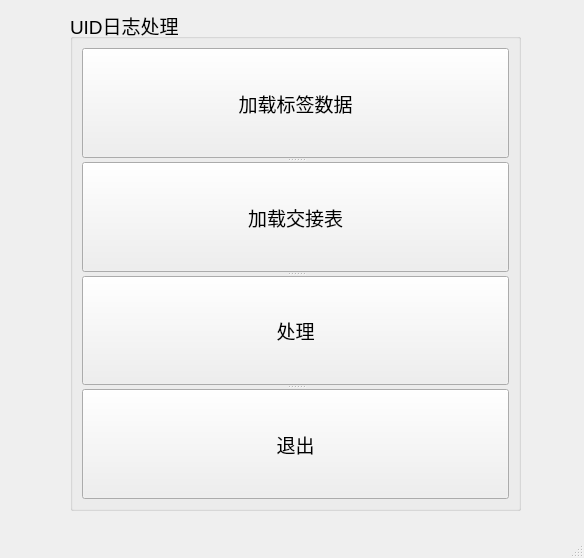
<?xml version="1.0" encoding="UTF-8"?>
<ui version="4.0">
 <class>MainWindow</class>
 <widget class="QMainWindow" name="MainWindow">
  <property name="geometry">
   <rect>
    <x>0</x>
    <y>0</y>
    <width>584</width>
    <height>558</height>
   </rect>
  </property>
  <property name="windowTitle">
   <string>MainWindow</string>
  </property>
  <widget class="QWidget" name="centralwidget">
   <widget class="QGroupBox" name="groupBox">
    <property name="geometry">
     <rect>
      <x>70</x>
      <y>10</y>
      <width>451</width>
      <height>501</height>
     </rect>
    </property>
    <property name="font">
     <font>
      <family>Arial</family>
      <pointsize>14</pointsize>
     </font>
    </property>
    <property name="title">
     <string>UID日志处理</string>
    </property>
    <layout class="QGridLayout" name="gridLayout">
     <item row="0" column="0">
      <widget class="QSplitter" name="splitter">
       <property name="orientation">
        <enum>Qt::Vertical</enum>
       </property>
       <widget class="QPushButton" name="btnData">
        <property name="font">
         <font>
          <family>Arial</family>
          <pointsize>14</pointsize>
         </font>
        </property>
        <property name="text">
         <string>加载标签数据</string>
        </property>
       </widget>
       <widget class="QPushButton" name="btnTxt">
        <property name="font">
         <font>
          <family>Arial</family>
          <pointsize>14</pointsize>
         </font>
        </property>
        <property name="text">
         <string>加载交接表</string>
        </property>
       </widget>
       <widget class="QPushButton" name="btnHandle">
        <property name="font">
         <font>
          <family>Arial</family>
          <pointsize>14</pointsize>
         </font>
        </property>
        <property name="text">
         <string>处理</string>
        </property>
       </widget>
       <widget class="QPushButton" name="btnExit">
        <property name="font">
         <font>
          <family>Arial</family>
          <pointsize>14</pointsize>
         </font>
        </property>
        <property name="text">
         <string>退出</string>
        </property>
       </widget>
      </widget>
     </item>
    </layout>
   </widget>
  </widget>
  <widget class="QMenuBar" name="menubar">
   <property name="geometry">
    <rect>
     <x>0</x>
     <y>0</y>
     <width>584</width>
     <height>23</height>
    </rect>
   </property>
  </widget>
  <widget class="QStatusBar" name="statusbar"/>
 </widget>
 <resources/>
 <connections>
  <connection>
   <sender>btnExit</sender>
   <signal>clicked()</signal>
   <receiver>MainWindow</receiver>
   <slot>close()</slot>
   <hints>
    <hint type="sourcelabel">
     <x>608</x>
     <y>521</y>
    </hint>
    <hint type="destinationlabel">
     <x>604</x>
     <y>564</y>
    </hint>
   </hints>
  </connection>
 </connections>
</ui>
